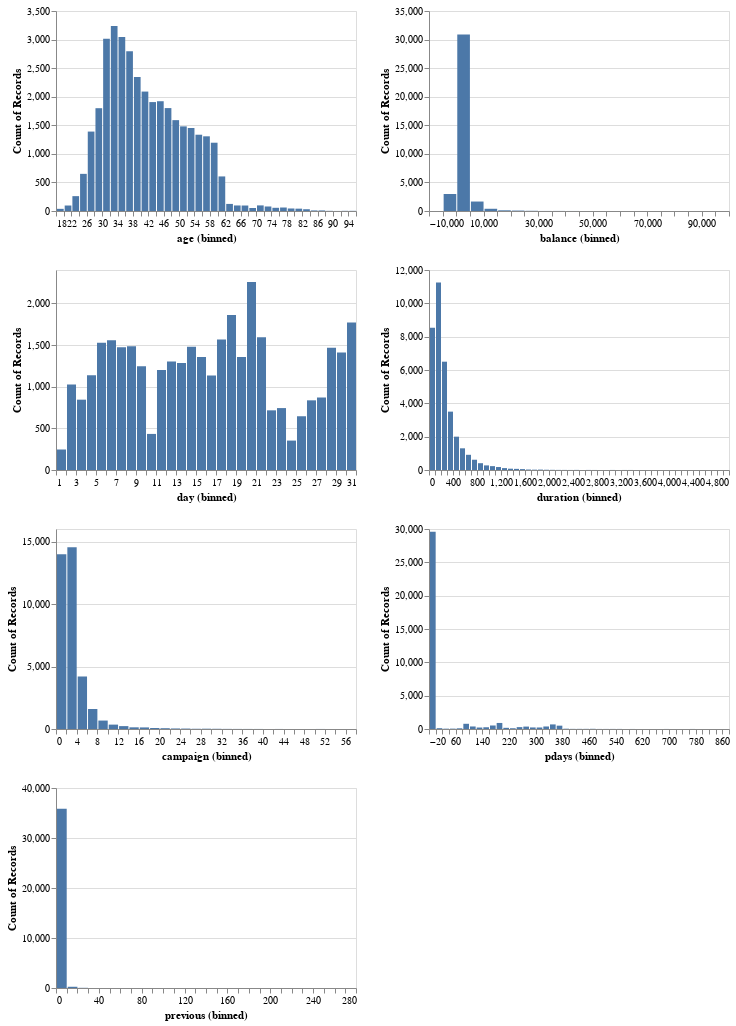

This figure's notebook cell:
### Code cell
alt.data_transformers.enable("vegafusion")

numerical_col = train_df.select_dtypes(include=['int64', 'float64']).columns.to_list()

# Create histograms for each numerical column
numeric_cols_hists = alt.Chart(train_df).mark_bar().encode(
    alt.X(alt.repeat("repeat"), type="quantitative", bin=alt.Bin(maxbins=50)),
    y="count()",
).properties(
    width=300,
    height=200
).repeat(
    repeat=numerical_col,
    columns=2  # Adjust the number of columns based on your preference
)

numeric_cols_hists
